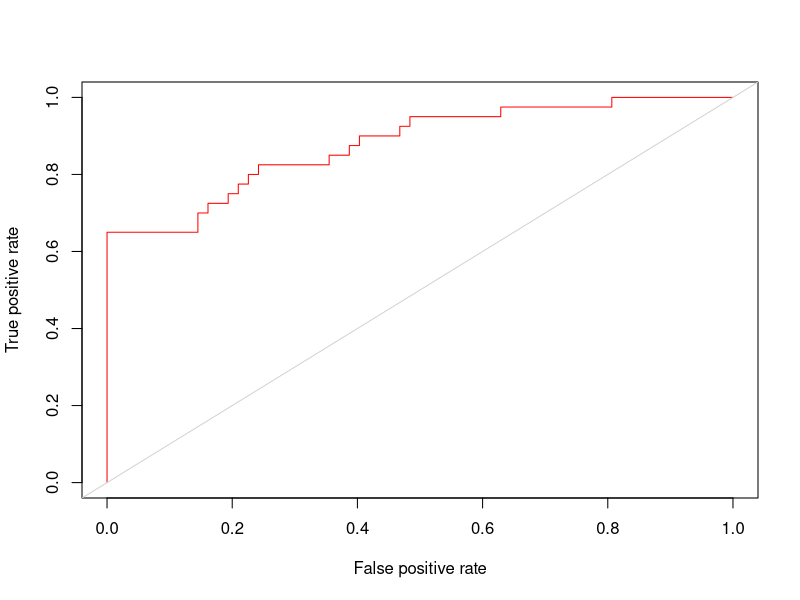

The R source for this figure:
# CAP-5615 Intro to Neural Networks
# Summer 2018
# Homework 2 question 7
# Please download housing.header.binary.txt dataset from Canvas, and use R to
# implement tasks below (a brief description of this dataset is available
# from the following URL) https://archive.ics.uci.edu/ml/datasets/housing
# [The Medv attribute in housing.header.binary.txt is binarized with Medv
# value of the house greater than 200k being 1, or 0 otherwise. ]

# Load data and check its contents
setwd("~/fau/cap5615/assignment2")
housing <- read.table("housing.header.binary.txt", header = TRUE, sep = ",")
head(housing)
summary(housing)
str(housing)

# Please use 80% of instances in the “housing.header.binary.txt” dataset to
# build a Naïve Bayes Classifier. Report the performance of the NB classifier
# on the remaining 20% of instances in the “housing.header.binary.txt”

# Split into 80% training and 20% test data for the next steps
set.seed(123) # to ensure consistent splitting across runs
train_size <- floor(0.8 * nrow(housing)) # number of rows to use for training
train_ind <- sample(seq_len(nrow(housing)), size = train_size)
housing_train <- housing[train_ind, ]
housing_test <- housing[-train_ind, ]

# install.packages("e1071")
library(e1071)
housing_nb <- naiveBayes(factor(Medv) ~ ., data = housing_train)

# Report confusion table, TPR, FPR, and the Accuracy
# We need the predicted classes for that
predict_class <- predict(housing_nb, newdata = housing_test, type = "class")
ctable <- table(predict_class, housing_test$Medv) # confusion table
ctable
TN <- ctable[1, 1]
FP <- ctable[1, 2]
FN <- ctable[2, 1]
TP <- ctable[2, 2]
accuracy <- (TN + TP) / (TN + FP + FN + TP)
TPR <- TP / (TP + FN)
FPR <- FP / (FP + TN)

# Report the ROC curve
# We need the predicted probabilities for that
predict_raw <- predict(housing_nb, newdata = housing_test, type = "raw")
predict_raw[, 2]
predict_raw_class <- cbind(predict_raw[, 2], housing_test$Medv)
predict_raw_class

# install.packages("ROCR")
library(ROCR)
pred <- prediction(predict_raw_class[, 1], predict_raw_class[, 2])
perf <- performance(pred, "tpr", "fpr")
plot(perf, col = "red")
abline(0, 1, col = "lightgray")

# Report the AUC value
auc <- performance(pred, "auc")
auc
auc@y.values[[1]]

# Create a new instance with “Crim=0.03, Zn=13, Indus=3.5, Chas=0.3, Nox=0.58,
# Rm=4.1, Age=68, Dis=4.98, Rad =3, Tax=225, Ptratio=17, B=396, Lstat=7.56”, ...
new_inst <- data.frame(
  "Crim" = 0.03, "Zn" = 13, "Indus" = 3.5, "Chas" = 0.3,
  "Nox" = 0.58, "Rm" = 4.1, "Age" = 68, "Dis" = 4.98, "Rad" = 3, "Tax" = 225,
  "Ptratio" = 17, "B" = 396, "Lstat" = 7.56
)
# ...and predict the Medv value of the instance. Report the posterior probability,
# and the classification result.
predict(housing_nb, newdata = new_inst, type = "raw") # probability
predict(housing_nb, newdata = new_inst, type = "class") # classification
